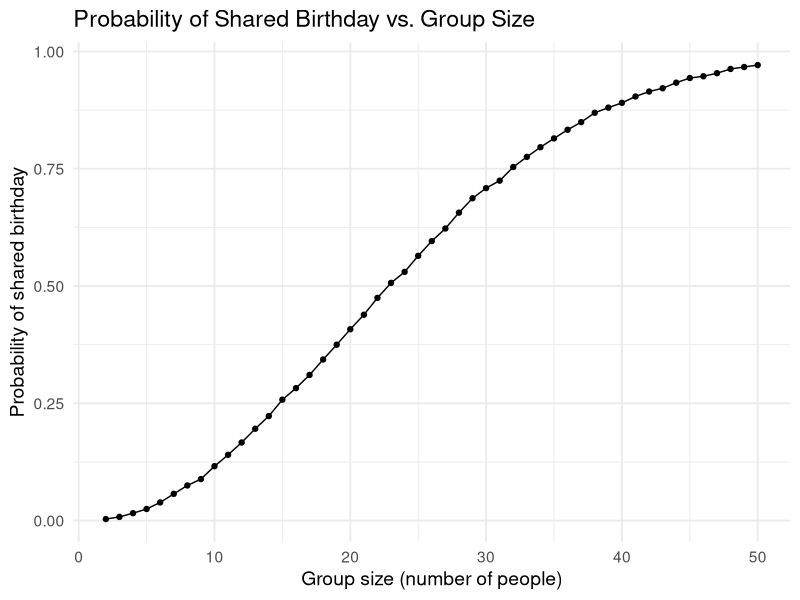

Here is the R script that generated this plot:
## ---- chunk 1
library(tidyverse)
## ---- chunk 2
birthdays = sample(1:365, 5, replace = TRUE)

repeated_bday = length(unique(birthdays)) < 5

repeated_bday
## ---- chunk 3
bday_sim = function(n_room) {
  
  birthdays = sample(1:365, n_room, replace = TRUE)

  repeated_bday = length(unique(birthdays)) < n_room

  repeated_bday
  
}

bday_sim(20)
## ---- chunk 4
set.seed(123)

bday_sim_results = 
  expand_grid(
    bdays = 2:50, 
    iter = 1:10000
  ) |>
  mutate(
    result = map2_lgl(bdays, iter, ~ bday_sim(.x))
  ) |>
  group_by(bdays) |>
  summarize(prob_repeat = mean(result))
## ---- chunk 5
bday_sim_results |> 
  ggplot(aes(x = bdays, y = prob_repeat)) + 
  geom_point() + 
  geom_line() +
  labs(
    title = "Probability of Shared Birthday vs. Group Size",
    x = "Group size (number of people)",
    y = "Probability of shared birthday"
  ) +
  theme_minimal(base_size = 14)
## ---- chunk 6

